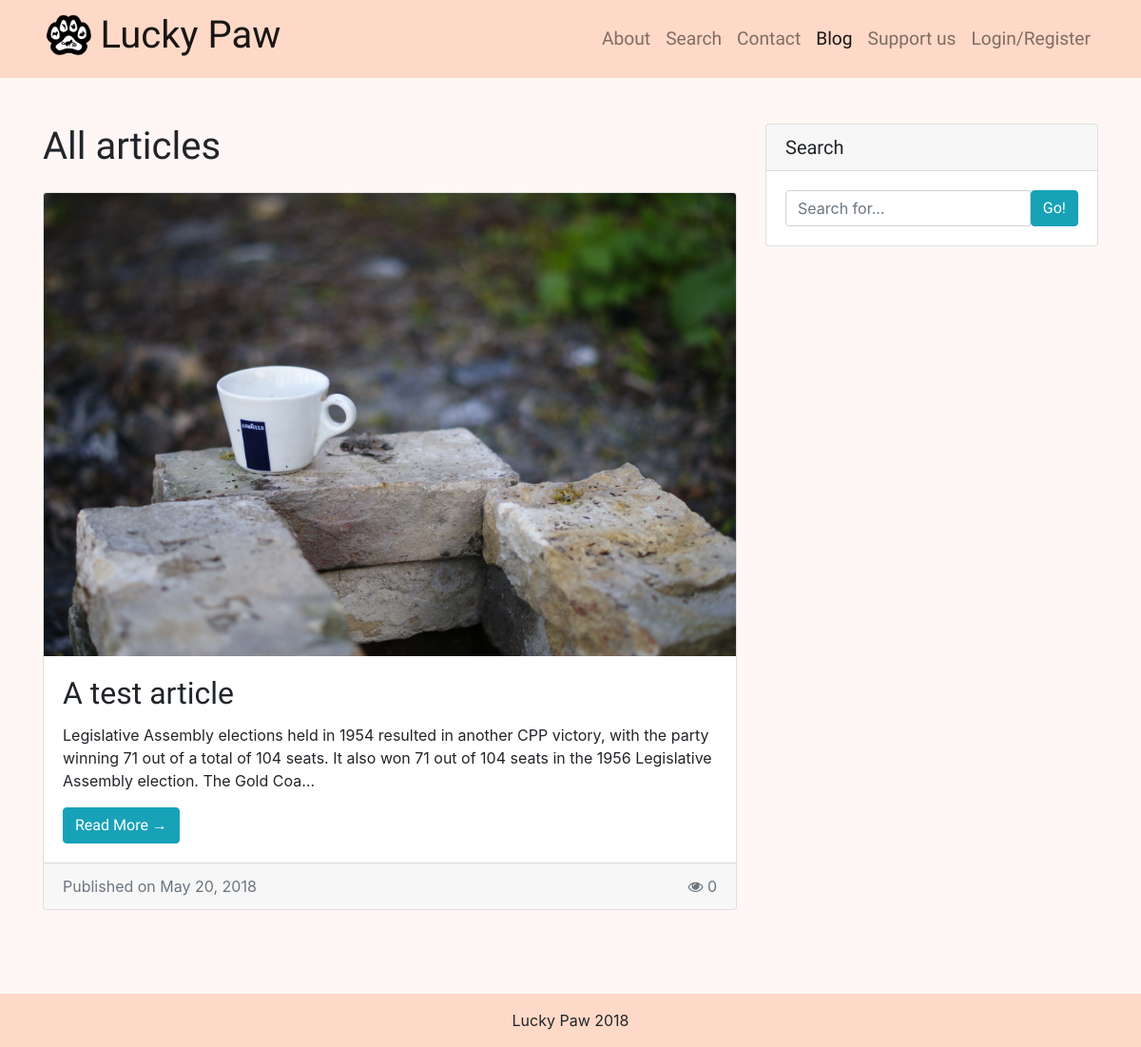
The page /blog/ on the database as committed earlier.
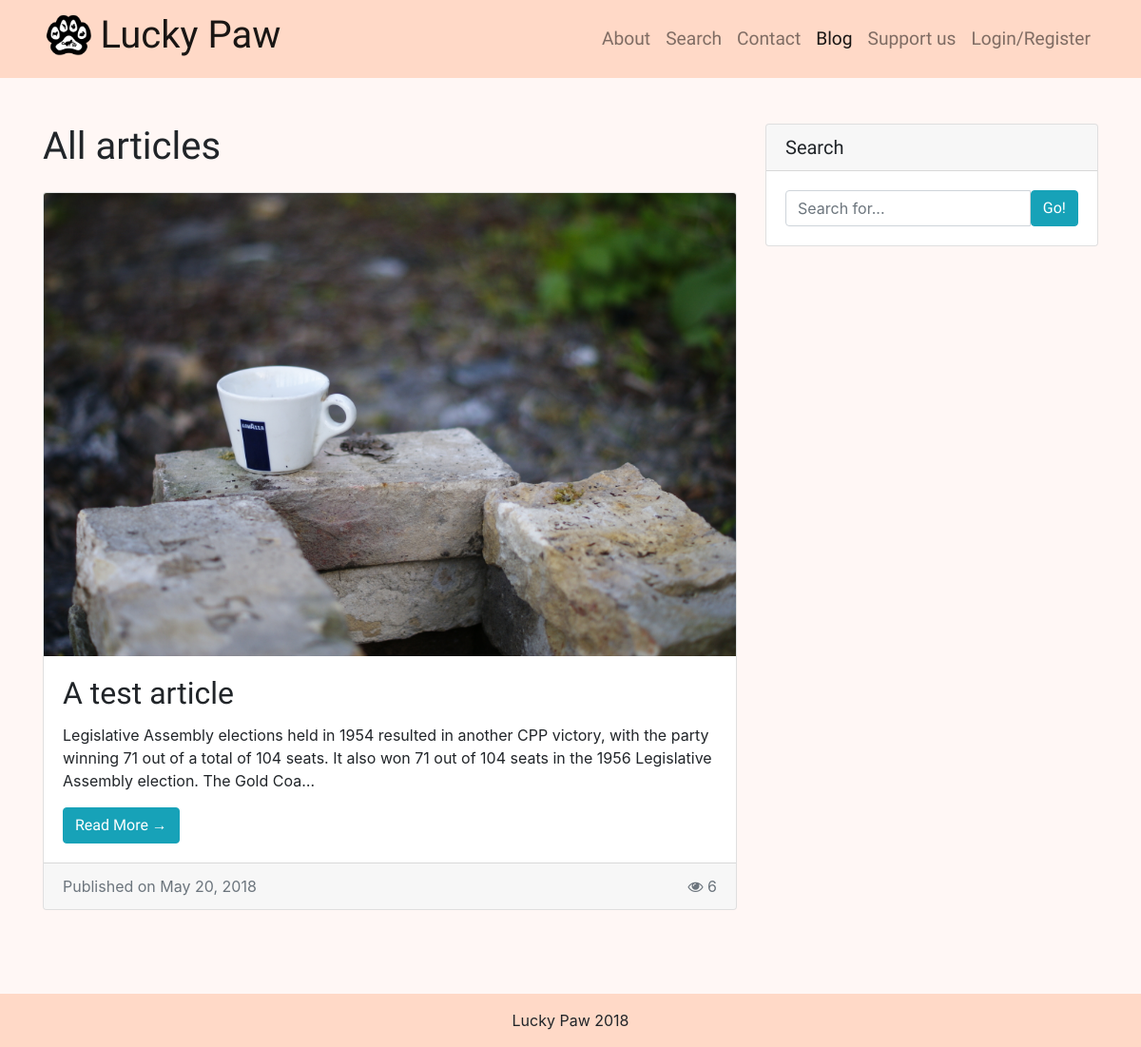
The same page on the database as committed later.
### app/models.py (models this page shows, shortened)
class Article(models.Model):
    id = models.AutoField(primary_key=True)
    title = models.CharField(max_length=50, default='', blank=True)
    body = models.TextField()
    author = models.CharField(max_length=50, default='', blank=True)
    photo = models.ImageField(upload_to=article_directory_path, default='articles/article_default_image.jpg')
    date_published = models.DateField(auto_now=True)
    view_count = models.IntegerField(default=0)

### app/views.py (the view)
# urls.py: path('blog/', views.blog, name='blog'),
def blog(request):
    articles = models.Article.objects.all()
    return render(request, 'app/blog.html', { 'articles': articles })

### app/templates/app/blog.html (shortened to what this page needs)
{% extends 'app/base.html' %}
{% load staticfiles %}
{% block content %}
<div class="row">
  <div class="col-md-8">
    <h1 class="my-4">All articles</h1>
    {% for article in articles %}
        <div class="card mb-4">
          <img class="card-img-top" src="{{ article.photo.url }}" alt="{{ article.title }} – head image">
          <div class="card-body">
            <h2 class="card-title">{{ article.title }}</h2>
            <p class="card-text">{{ article.body|truncatechars_html:220 }}</p>
            <a href="{% url 'article' id=article.id %}" class="btn btn-info">Read More &rarr;</a>
          </div>
          <div class="card-footer text-muted">Published on {{ article.date_published }} <span class="float-right"><i class="fa fa-eye"></i> {{ article.view_count }}</span></div>
        </div>
    {% endfor %}
  </div>
  <div class="col-md-4">
    <div class="card my-4">
      <h5 class="card-header">Search</h5>
      <div class="card-body">
        <div class="input-group">
          <input type="text" class="form-control" placeholder="Search for...">
          <span class="input-group-btn">
            <button class="btn btn-info" type="button">Go!</button>
          </span>
        </div>
      </div>
    </div>
  </div>
</div>
{% endblock %}

Rows that differ between the two databases and show on the page:
changed Article "A test article": view_count "0" → "6"
